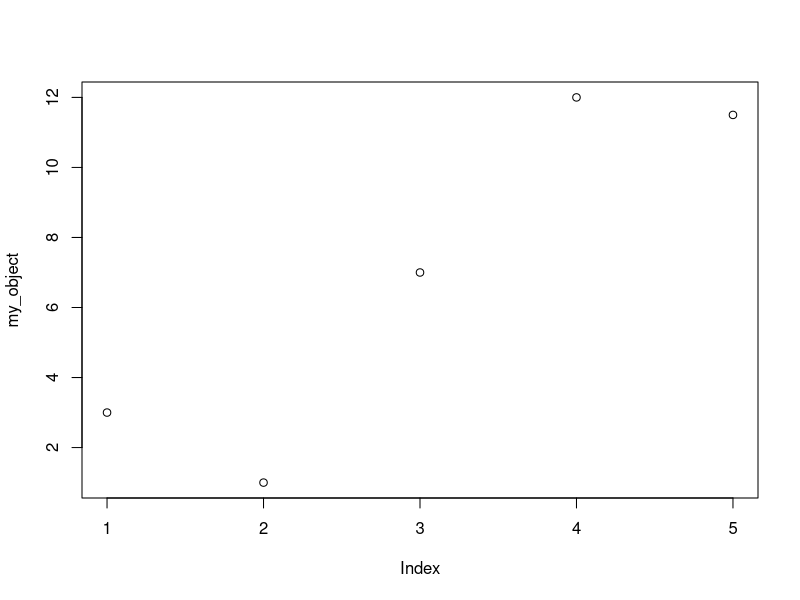
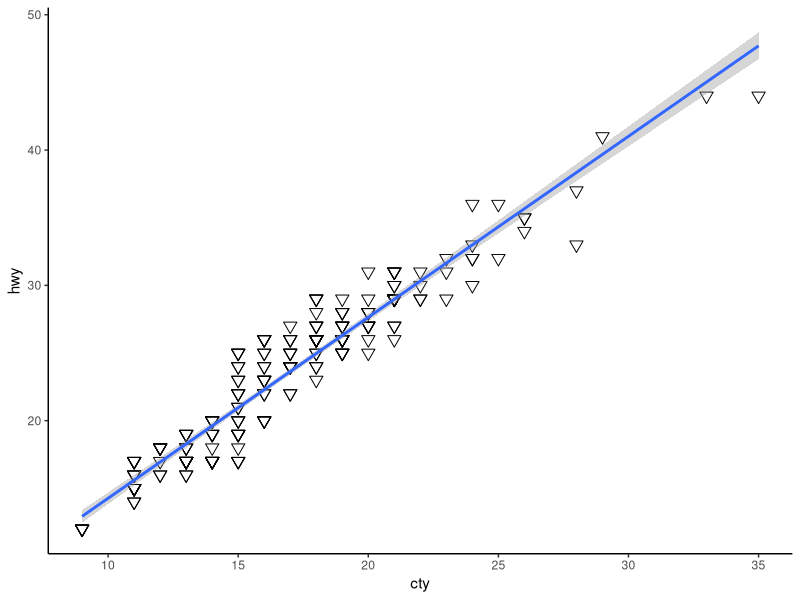
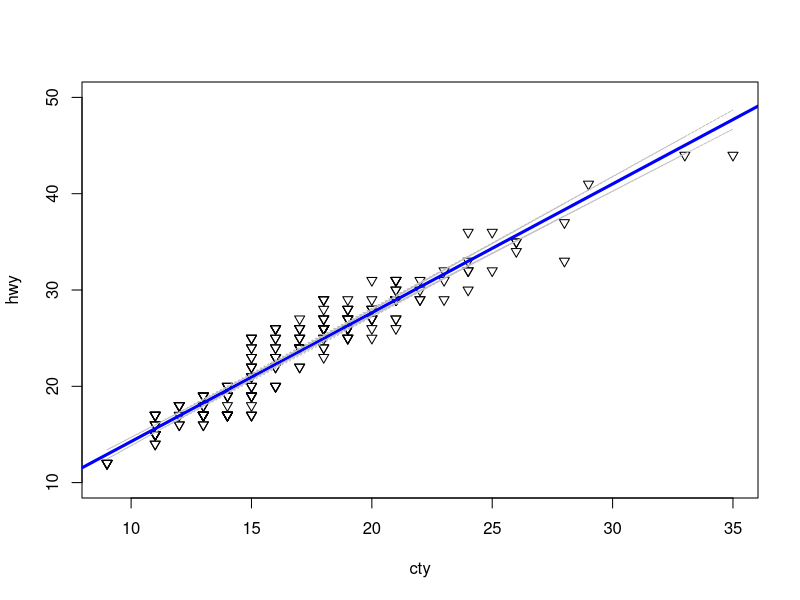

Reproduce these figures in R, in order.
## ---- chunk 1

# this is a comment
2 + 3
# 5-3
8 / 7 # the result is 1.142857

## ---- chunk 2

my_object <- 2 # defining the object named "my_object" and storing the value "2" in it.

a <- 5 + 3
b <- "hello world!"

## ---- chunk 3

my_object
a
b

## ---- chunk 4

a <- 2 * a
b <- "update: hello world!!"
a
b

## ---- chunk 5

# the "combine" function (Combines Values into a Vector or List)
my_object <- c(3, 1, 7, 12, 11.5)
my_object

## ---- chunk 6

# the mean function
mean(c(3, 1, 7, 12, 11.5))

# or apply the function directly on my_object
mean(my_object)

## ---- chunk 7

# plot function
plot(my_object)

## ---- chunk 8

# Create a matrix
my_matrix <- matrix(c(1, 2, 3, 4, 5, 6), nrow = 3, ncol = 2)

# access items in the matrix
my_matrix[, ] # [rows,columns]
## ---- chunk 9
library(ggplot2)
data(mpg)
ggplot2::ggplot(mpg, aes(cty, hwy)) + # to create a scatterplot
  geom_point(size = 3, shape = 6) +
  # to fit and overlay a loess trendline
  geom_smooth(formula = y ~ x, method = "lm") +
  theme_classic()
## ---- chunk 10
data(mpg)

# first define the model
my_model <- lm(hwy ~ cty, data = mpg)
# get teh prediction and the 95% confidence interval
conf_interval <- predict(my_model, interval = "confidence", level = 0.95)
# plot the data
plot(hwy ~ cty,
  data = mpg,
  pch = 6, # the shape of the points
  ylim = c(10, 50)
) # the ticks of the y axis

# add the regression line
abline(my_model, col = "blue", lwd = 3)
lines(mpg$cty, conf_interval[, 2],
  col = "gray",
  lty = 3
)
lines(mpg$cty, conf_interval[, 3],
  col = "gray",
  lty = 3
)
